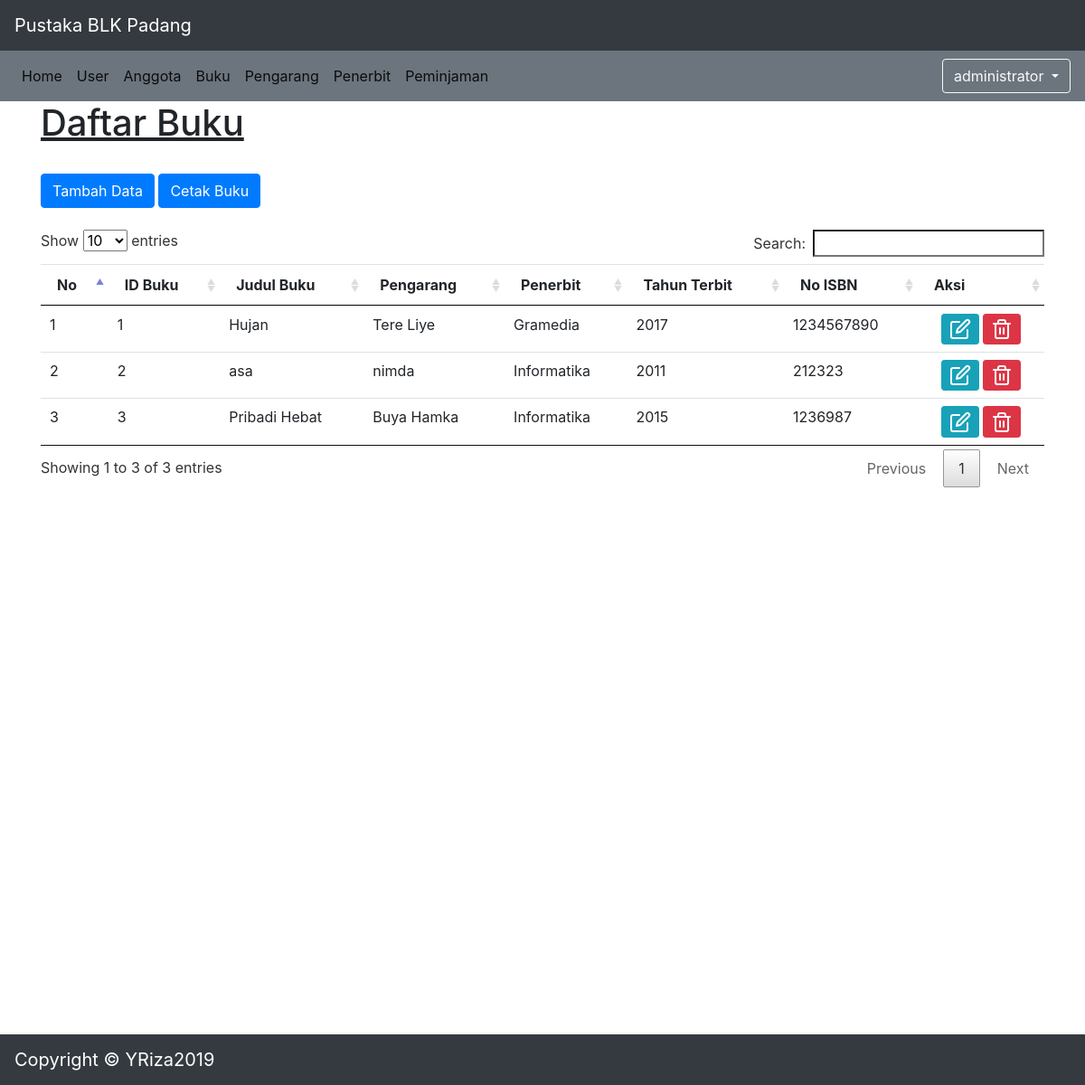
Page /pustaka.php?p=buku (signed in) on the committed database.
### tables this page shows
CREATE TABLE `buku` (
  `id_buku` int(11) NOT NULL,
  `judul_buku` varchar(50) NOT NULL,
  `id_pengarang` int(11) NOT NULL,
  `id_penerbit` int(11) NOT NULL,
  `tahun_terbit` year(4) NOT NULL,
  `no_isbn` varchar(10) NOT NULL
);

CREATE TABLE `pengarang` (
  `id_pengarang` int(11) NOT NULL,
  `nama_pengarang` varchar(50) NOT NULL,
  `email` varchar(30) NOT NULL,
  `jekel` char(1) NOT NULL,
  `no_telp` varchar(15) NOT NULL,
  `alamat` text NOT NULL
);

CREATE TABLE `penerbit` (
  `id_penerbit` int(11) NOT NULL,
  `nama_penerbit` varchar(50) NOT NULL,
  `email` varchar(30) NOT NULL,
  `no_telp` varchar(15) NOT NULL,
  `alamat` text NOT NULL
);

### buku.php (the view, shortened to what this page needs)
<?php
	$aksi=isset($_GET['aksi']) ? $_GET['aksi'] : 'list';
	switch ($aksi) {
		case 'list' :
?>
			<h1><u>Daftar Buku</u></h1>
			<?php
				if ($_SESSION['level']=='administrator') {
			?>
				<br><a class="btn btn-primary" role="button" href="pustaka.php?p=buku&aksi=input">Tambah Data</a>
			<?php
				}
			?>
			<a class="btn btn-primary" role="button" href="report_buku.php">Cetak Buku</a>
			<div class="table-responsive">
				<br>
				<table id="example" class="table table-hover">
					<thead>
					<tr>
						<th>No</th>
						<th>ID Buku</th>
						<th>Judul Buku</th>
						<th>Pengarang</th>
						<th>Penerbit</th>
						<th>Tahun Terbit</th>
						<th>No ISBN</th>
						<?php
							if ($_SESSION['level']=='administrator') {
								echo "<th>Aksi</th>";
							}
						?>
					</tr>
					</thead>
					<tbody>
					<?php
						$tampil = mysql_query("SELECT buku.id_buku, buku.judul_buku, pengarang.nama_pengarang, penerbit.nama_penerbit, buku.tahun_terbit, buku.no_isbn FROM ((buku INNER JOIN pengarang ON buku.id_pengarang=pengarang.id_pengarang) INNER JOIN penerbit ON buku.id_penerbit=penerbit.id_penerbit)");
						$no=1;
						while($data = mysql_fetch_array($tampil)){
					?>
					<tr>
						<td><?php echo $no; ?></td>
						<td><?php echo $data[0]; ?></td>
						<td><?php echo $data[1]; ?></td>
						<td><?php echo $data[2]; ?></td>
						<td><?php echo $data[3]; ?></td>
						<td><?php echo $data[4]; ?></td>
						<td><?php echo $data[5]; ?></td>
						<?php
							if ($_SESSION['level']=='administrator') {
						?>
								<td align="center">
									<a class="btn btn-info btn-sm" href="?p=buku&aksi=edit&id_ubah=<?php echo $data['0']?>"><span data-feather="edit"></span></a>
									<a class="btn btn-danger btn-sm" href="aksi_buku.php?proses=hapus&id_hapus=<?php echo $data['0']?>" onclick="return confirm('Yakin akan menghapus data <?php echo $data['0']?>?')"><span data-feather="trash-2"></span></a>
								</td>
						<?php
							}
						?>
					</tr>
					<?php
							$no++;
						}
					?>
					</tbody>
				</table>
			</div>
<?php
		break;
?>
<?php
	}
?>

### pustaka.php (shortened to what this page needs)
<!DOCTYPE html>
<html>
<head>
	<link rel="stylesheet" type="text/css" href="css/bootstrap.min.css">
	<link rel="stylesheet" type="text/css" href="css/navbartop-fixed.css">
	<link rel="stylesheet" type="text/css" href="css/jquery.dataTables.min.css">
</head>
<body>
	<nav class="navbar navbar-expand-md navbar-dark bg-dark">
		<a class="navbar-brand" href="#">Pustaka BLK Padang</a>
	</nav>
	<nav class="navbar navbar-expand-sm navbar-light bg-secondary sticky-top">
		<div class="collapse navbar-collapse" id="navbarCollapse">
			<ul class="navbar-nav mr-auto">
				<?php
					if(isset($_SESSION['user'])){
						if ($_SESSION['level']=='administrator') {
				?>
							<li class="nav-item active">
								<a class="nav-link" href="pustaka.php?p=home">Home <span class="sr-only">(current)</span></a>
							</li>
							<li class="nav-item  active">
								<a class="nav-link" href="pustaka.php?p=user">User</a>
							</li>
							<li class="nav-item  active">
								<a class="nav-link" href="pustaka.php?p=anggota">Anggota</a>
							</li>
							<li class="nav-item  active">
								<a class="nav-link" href="pustaka.php?p=buku">Buku</a>
							</li>
							<li class="nav-item active">
								<a class="nav-link" href="pustaka.php?p=pengarang">Pengarang</a>
							</li>
							<li class="nav-item active">
								<a class="nav-link" href="pustaka.php?p=penerbit">Penerbit</a>
							</li>
							<li class="nav-item active">
								<a class="nav-link" href="pustaka.php?p=pinjam">Peminjaman</a>
							</li>
				<?php
						}
					}
				?>
			</ul>
		</div>
		<div class="dropdown">
			<button class="btn btn-outline-light dropdown-toggle" type="button" id="dropdownMenuButton" data-toggle="dropdown" aria-haspopup="true" aria-expanded="false">
				<?php
					if(isset($_SESSION['user'])) echo $_SESSION['level']?>
			</button>
		</div>
	</nav>
	<main role="main" class="container">
		<?php
			include 'main.php';
		?>
	</main>
	<nav class="navbar fixed-bottom navbar-expand-sm navbar-dark bg-dark">
		<span class="navbar-brand">Copyright &copy; YRiza2019</span>
	</nav>
</body>
</html>

### main.php (shortened to what this page needs)
<?php
$page=(isset($_GET['p'])) ? $_GET['p'] : 'home';
	if ($page=='buku') include ('buku.php');
?>

### css/navbartop-fixed.css (style rules this page uses)
body { min-height: 75rem; padding-top:0; }

### rows in the picture
buku: id_buku "1", judul_buku "Hujan", id_pengarang.nama_pengarang "Tere Liye", id_penerbit.nama_penerbit "Gramedia", tahun_terbit "2017", no_isbn "1234567890"
buku: id_buku "2", judul_buku "asa", id_pengarang.nama_pengarang "nimda", id_penerbit.nama_penerbit "Informatika", tahun_terbit "2011", no_isbn "212323"
buku: id_buku "3", judul_buku "Pribadi Hebat", id_pengarang.nama_pengarang "Buya Hamka", id_penerbit.nama_penerbit "Informatika", tahun_terbit "2015", no_isbn "1236987"

### other values in the picture
$_SESSION['level'] "administrator"
